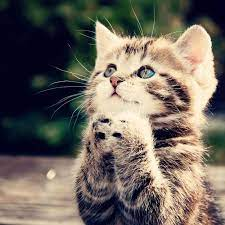
#> input picture images/cat.jpg, 225 x 225 px
$ python main.py   (older library calls are emulated)
#> lines starting #> are read from the running program, lines starting #| are printed output that depends on the picture; after the words box and inside, x2 and y2 are one past the last pixel; in counts of white or black regions, pixels touching at a corner belong together
### energy.py
import numpy as np
import cv2
import matplotlib.pyplot as plt
from visualize import *

SOBEL_KERNEL_SIZE = 1
MASK_ENERGY = int(1e6)

def gradientEnergyGray(img: np.ndarray)->np.ndarray:
	sobelx = cv2.Sobel(img,cv2.CV_32F,1,0,\
				ksize=SOBEL_KERNEL_SIZE)
	sobely = cv2.Sobel(img,cv2.CV_32F,0,1,\
				ksize=SOBEL_KERNEL_SIZE)

	return np.square(sobelx) + np.square(sobely)

def LaplaceGray(img: np.ndarray)->np.ndarray:
	res = np.array(cv2.Laplacian(img,cv2.CV_32F))
	return res*res

# [16 lines left out: function gradientEnergyLaplace, not called in this run]

def gradientEnergySobel(img: np.ndarray, \
				keep_mask=None, remove_mask=None)->np.ndarray:
	if len(img.shape) == 2:
		result = np.sqrt(gradientEnergyGray(img))
	else:
		assert len(img.shape) == 3 and img.shape[-1] == 3
		grad = [gradientEnergyGray(img[...,i]) for i in range(3)]
		grad = np.array(grad)
		result = np.sqrt(grad.sum(axis=0))

	if keep_mask is not None:
		result[keep_mask] += MASK_ENERGY
	elif remove_mask is not None:
		result[remove_mask] -= MASK_ENERGY

	return result.astype(np.int32)

# [7 lines that do not run on import are left out]

### visualize.py
import matplotlib.pyplot as plt
import numpy as np

RED = [255, 0, 0]

def showImgs(imgs):
	"""
	show list of images
	"""
	n = len(imgs)
	for i, img in enumerate(imgs):
		plt.subplot(1,n,i+1)
		if len(img.shape) == 2:
			plt.imshow(img, cmap='gray')
		else:
			plt.imshow(img)
		plt.xticks([]), plt.yticks([])
	f = plt.gcf()
	f.set_figheight(6)
	f.set_figwidth(14)
	plt.show()

# [8 lines left out: function drawSeam, not called in this run]

def drawSeamMask(img: np.ndarray, \
				seamMask: np.ndarray)->np.ndarray:
	"""
	Draw seam as red paths onto the image, given seam masks
	"""
	assert len(img.shape) == 3 and img.shape[-1] == 3
	h, w = img.shape[:2]
	img[seamMask,...] = RED
	return img

### seamCarving.py
import numpy as np
from energy import *
from visualize import *

INF = int(1e9)

def backTrack(src: int, edgeTo: np.ndarray)->np.ndarray:
	"""
	Back-tracking shortest path from src to the top
	"""
	h, _ = edgeTo.shape
	seam = np.empty(h, dtype=np.uint32)
	index = src
	for i in range(h-1, -1, -1):
		seam[i] = index
		index = edgeTo[i, index]
	return seam

# [23 lines left out: function findSeamSlow, not called in this run]

def findSeamFast(energy: np.ndarray, k: int)->np.ndarray:
	"""
	Vectorization version of `findSeamSlow`
	"""
	assert len(energy.shape) == 2, \
		'Dimensions of `energy` must be two'
	h, w = energy.shape
	k = min(w-1, k)
	edgeTo = np.empty((h, w),dtype=np.int32)
	cost = energy[0]
	base = np.arange(-k, w-k, dtype=np.int32)

	for i in range(1,h):
		_cost = np.lib.stride_tricks.as_strided(\
			np.pad(cost, (k,k), 'constant',constant_values=INF),\
			(w, 2*k+1), (4, 4), writeable=False)
		indx = np.argmin(_cost, axis=-1).squeeze() + base
		edgeTo[i] = indx
		cost = cost[indx] + energy[i]

	return backTrack(np.argmin(cost), edgeTo)


def removeSeam(img: np.ndarray, seam: np.ndarray)->np.ndarray:
	"""
	Remove seam of the image
	"""
	assert len(img.shape) <= 3 and len(seam.shape) == 1
	assert img.shape[0] == len(seam)

	h, w = img.shape[:2]
	new_img = np.empty((h, w-1), dtype=img.dtype)
	mask = ~np.eye(w, dtype=np.bool)[seam]
	return img[mask, ...].reshape(h, w-1,-1).squeeze()


def seamCarve(img: np.ndarray, n: int, \
				k: int, findSeam=findSeamFast, \
				energyFunc=gradientEnergySobel,\
				removeMask=None, keepMask=None)\
				->(np.ndarray, np.ndarray):
	"""
	Get the minimum n seams and carved result of the image
	"""
	h, w = img.shape[:2]
	assert n < w
	seamMask = np.zeros((h, w), dtype=np.bool)
	indxMap = np.tile(np.arange(0, w), (h, 1))
	energy = energyFunc(img, keepMask, removeMask)
	rows = np.arange(0, h)
	for _ in range(n):
		seam = findSeam(energy, k)
		seamMask[rows, indxMap[rows, seam]] = 1

		img = removeSeam(img, seam)
		indxMap = removeSeam(indxMap, seam)
		if removeMask is not None:
			removeMask = removeSeam(removeMask, seam)
		elif keepMask is not None:
			keepMask = removeSeam(keepMask, seam)
		energy = energyFunc(img, keepMask, removeMask)

	return seamMask, img

def insertSeamGray(gray: np.ndarray, seamMask: np.ndarray, n: int)\
				->np.ndarray:
	"""
	Expand n seams to a grayscale image
	Sub-routine of `seamExpand`
	"""
	assert len(gray.shape) == 2
	h, w = gray.shape
	output = np.empty((h, w+n), dtype=gray.dtype)
	for i in range(h):
		output[i] = np.insert(gray[i], \
				np.squeeze(np.argwhere(seamMask[i])),
				gray[i, seamMask[i]])

	return output

def seamExpand(img: np.ndarray, n: int, *args, **kwargs)\
				->(np.ndarray, np.ndarray):
	"""
	Expand n seams to the original image
	Newly inserted pixels get values from seams' pixel values
	"""
	seamMask, _ = seamCarve(img, n, *args, **kwargs)
	h, w = seamMask.shape
	if len(img.shape) == 2:
		output = insertSeamGray(img, seamMask, n)
	else:
		c = img.shape[2]
		output = [np.expand_dims(insertSeamGray(
				img[... ,i],seamMask, n), axis=-1) for i in range(c)]
		output = np.concatenate(output, axis=-1)

	return seamMask, output

# [23 lines left out: functions seamExpandNaive, removeObject, not called in this run]

# [28 lines that do not run on import are left out]


### main.py
from seamCarving import *
from energy import *
from visualize import *
import cv2
import numpy as np
import time


img = cv2.imread('images/cat.jpg')
#> img is the input picture: shape (225, 225, 3); mean B, G, R 94.9, 103.4, 111.2
img = cv2.cvtColor(img, cv2.COLOR_BGR2RGB)
h, w = img.shape[:2]
#> h = 225; w = 225
k = 1
n = 110

# show gradient
res = [img, gradientEnergySobel(img)]
#> in gradientEnergySobel, `grad = [gradientEnergyGray(img[...,i]) for i in range(3)]`: grad = 3 items
#> in gradientEnergySobel, `result = np.sqrt(grad.sum(axis=0))`:
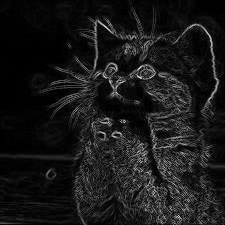
#> result: shape (225, 225) float32; min 0, max 546.2, mean 52.7; drawn with min black and max white
showImgs(res)
#> in showImgs, `n = len(imgs)`: n = 2
#> the loop in showImgs, `for i, img in enumerate(imgs):` made 2 passes

# show seam expand
startTime = time.time()
mask, new_img = seamExpand(img, n, k,
	energyFunc=gradientEnergySobel)
#> the loop in seamCarve, `for _ in range(n):` made 110 passes
#> pass 1, in removeSeam, `mask = ~np.eye(w, dtype=np.bool)[seam]`:
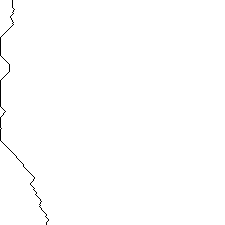
#> mask: shape (225, 225) bool; 99.6% white; black in thin lines or dots, all inside (x1, y1, x2, y2) = (0, 0, 49, 225)
#> after the loop in seamCarve, `for _ in range(n):`:
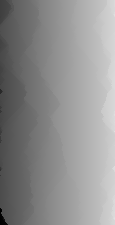
#> indxMap: shape (225, 115) int64; min 0, max 224, mean 142.7
#> after the loop in seamCarve, `for _ in range(n):`:
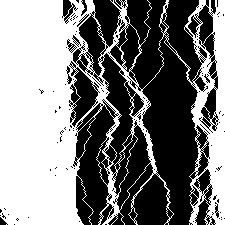
#> seamMask: shape (225, 225) bool; 48.9% white; 1 white region, box (x1, y1, x2, y2) and area: (0, 0, 225, 225) 24750
#> call 3 of insertSeamGray, with n = 110
#> after the loop in insertSeamGray (call 3), `for i in range(h):`:
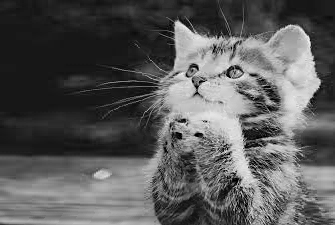
#> output: shape (225, 335); min 0, max 240, mean 89.8
#> in seamExpand, `output = [np.expand_dims(insertSeamGray( img[... ,i],seamMask, n), axi..`: output = 3 items
res = [drawSeamMask(img.copy(), mask), new_img]
#> in drawSeamMask, `img[seamMask,...] = RED`:
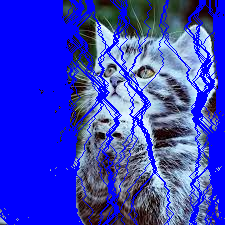
#> img: shape (225, 225, 3); mean of channels 0, 1, 2 194.6, 63.7, 56; drawn as B, G, R
elapsedTime = time.time() - startTime

print('Elapsed time :{} s'.format(elapsedTime))
showImgs(res)
#> the loop in showImgs (call 2), `for i, img in enumerate(imgs):` made 2 passes

# show seam carve
startTime = time.time()
mask, new_img = seamCarve(img, n, k,
	energyFunc=gradientEnergySobel)
#> the loop in seamCarve (call 2), `for _ in range(n):` made 110 passes
#> pass 1, in gradientEnergyGray (call 340), `sobely = cv2.Sobel(img,cv2.CV_32F,0,1,\ ksize=SOBEL_KERNEL_SIZE)`:
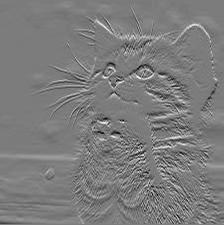
#> sobely: shape (225, 224) float32; min -235, max 247, mean 0.9; drawn with min black and max white
res = [drawSeamMask(img.copy(), mask), new_img]
elapsedTime = time.time() - startTime


print('Elapsed time :{} s'.format(elapsedTime))
showImgs(res)

# [22 lines of commented-out code are left out]
